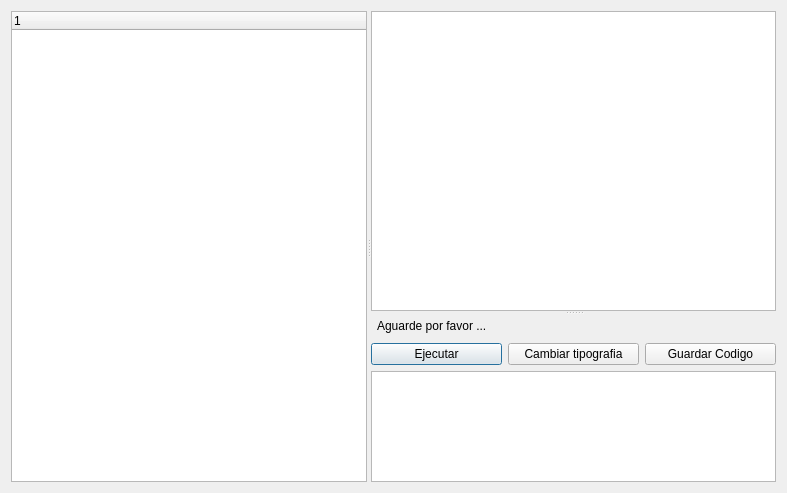
<?xml version="1.0" encoding="UTF-8"?>
<ui version="4.0">
 <class>Ejemplos</class>
 <widget class="QDialog" name="Ejemplos">
  <property name="geometry">
   <rect>
    <x>0</x>
    <y>0</y>
    <width>787</width>
    <height>493</height>
   </rect>
  </property>
  <property name="windowTitle">
   <string>Explorador de ejemplos</string>
  </property>
  <layout class="QGridLayout" name="gridLayout">
   <item row="0" column="0">
    <widget class="QSplitter" name="splitter_2">
     <property name="orientation">
      <enum>Qt::Horizontal</enum>
     </property>
     <widget class="QWidget" name="vbox_left">
      <layout class="QVBoxLayout" name="vlayout_left">
       <item>
        <widget class="QTreeWidget" name="arbol">
         <column>
          <property name="text">
           <string notr="true">1</string>
          </property>
         </column>
        </widget>
       </item>
      </layout>
     </widget>
     <widget class="QSplitter" name="splitter">
      <property name="orientation">
       <enum>Qt::Vertical</enum>
      </property>
      <widget class="QGraphicsView" name="imagen">
       <property name="sizePolicy">
        <sizepolicy hsizetype="Minimum" vsizetype="Minimum">
         <horstretch>0</horstretch>
         <verstretch>0</verstretch>
        </sizepolicy>
       </property>
       <property name="minimumSize">
        <size>
         <width>400</width>
         <height>300</height>
        </size>
       </property>
       <property name="autoFillBackground">
        <bool>true</bool>
       </property>
       <property name="renderHints">
        <set>QPainter::SmoothPixmapTransform</set>
       </property>
       <property name="transformationAnchor">
        <enum>QGraphicsView::AnchorUnderMouse</enum>
       </property>
       <property name="resizeAnchor">
        <enum>QGraphicsView::AnchorViewCenter</enum>
       </property>
       <property name="viewportUpdateMode">
        <enum>QGraphicsView::SmartViewportUpdate</enum>
       </property>
      </widget>
      <widget class="QWidget" name="layoutWidget">
       <layout class="QVBoxLayout" name="verticalLayout">
        <item>
         <widget class="QFrame" name="progreso">
          <property name="minimumSize">
           <size>
            <width>0</width>
            <height>22</height>
           </size>
          </property>
          <property name="frameShape">
           <enum>QFrame::NoFrame</enum>
          </property>
          <property name="frameShadow">
           <enum>QFrame::Plain</enum>
          </property>
          <property name="lineWidth">
           <number>0</number>
          </property>
          <widget class="QLabel" name="label">
           <property name="geometry">
            <rect>
             <x>6</x>
             <y>0</y>
             <width>170</width>
             <height>21</height>
            </rect>
           </property>
           <property name="text">
            <string>Aguarde por favor ...</string>
           </property>
          </widget>
         </widget>
        </item>
        <item>
         <layout class="QHBoxLayout" name="horizontalLayout">
          <item>
           <widget class="QPushButton" name="ejecutar">
            <property name="text">
             <string>Ejecutar</string>
            </property>
           </widget>
          </item>
          <item>
           <widget class="QPushButton" name="fuente">
            <property name="text">
             <string>Cambiar tipografia</string>
            </property>
           </widget>
          </item>
          <item>
           <widget class="QPushButton" name="guardar">
            <property name="text">
             <string>Guardar Codigo</string>
            </property>
           </widget>
          </item>
         </layout>
        </item>
        <item>
         <widget class="QTextEdit" name="codigo">
          <property name="readOnly">
           <bool>true</bool>
          </property>
         </widget>
        </item>
       </layout>
      </widget>
     </widget>
    </widget>
   </item>
  </layout>
 </widget>
 <resources/>
 <connections/>
</ui>
